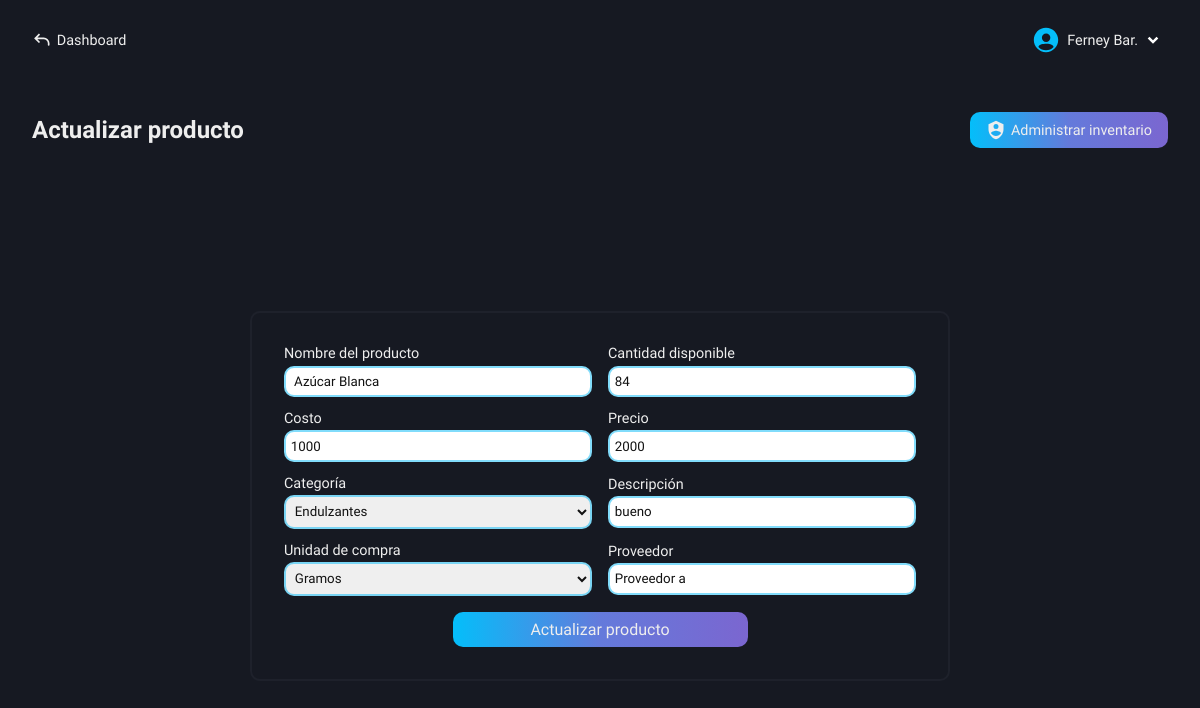
The page /roles/store/inventory/functions/get-data.php?id=22 (signed in) on the database as committed earlier.
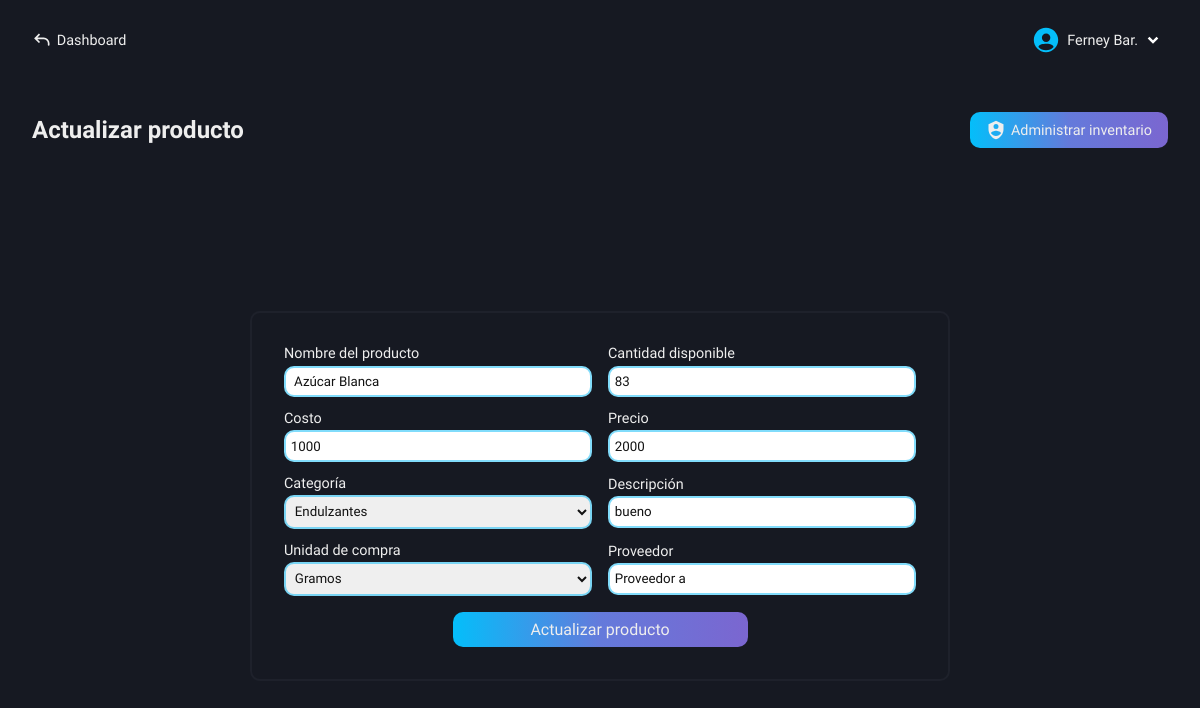
The same page on the database as committed later.
### tables this page shows
CREATE TABLE `inventory_products` (
  `id` int(11) NOT NULL AUTO_INCREMENT,
  `id_category` int(11) NOT NULL,
  `product_name` varchar(100) NOT NULL,
  `supplier` varchar(100) NOT NULL,
  `purchase_price` decimal(50,0) NOT NULL,
  `sale_price` decimal(50,0) NOT NULL,
  `stock_quantity` int(11) NOT NULL,
  `product_description` varchar(500) NOT NULL,
  `unit_measure` varchar(100) NOT NULL,
  `entry_date` date NOT NULL,
  PRIMARY KEY (`id`)
);

### roles/store/inventory/functions/get-data.php (the view, shortened to what the changed rows need)
<!DOCTYPE html>
<html lang="es">
<head>
    <link rel="stylesheet" href="../../../../css/store/update-products.css">
    <?php
        include("../../../../conexion.php");
        if (isset($_GET['id'])) {
            $id_product = $_GET['id'];
        }
        $queryProduct = "SELECT * FROM inventory_products WHERE id = $id_product";
        $result = mysqli_query($conexion, $queryProduct);
        $row = mysqli_fetch_array($result);
    ?>
</head>
<body>
    <main class="main">
        <section class="update-products-form" id="hidden-modal">
            <div class="update-form">
                <div class="tlt-button">
                    <h2 class="tlt-function">Actualizar producto</h2>
                </div>
                <div class="content-form">
                    <form action="update.php?id=<?php echo $id_product ?>" method="POST" class="form">
                        <div class="alls">
                            <div class="content-labels-inputs">
                                <div class="label-input">
                                    <label for="name-product">Nombre del producto</label>
                                    <input type="text" name="name-product" class="input-form b-col-fcs-val" placeholder="Nombre del producto" value="<?php echo $row['product_name'] ?>" required>
                                </div>
                                <div class="label-input">
                                    <label for="quantity-stock">Cantidad disponible</label>
                                    <input type="text" name="quantity-stock" class="input-form b-col-fcs-val" placeholder="Cantidad disponible" value="<?php echo $row['stock_quantity'] ?>" required>
                                </div>
                            </div>
                            <div class="content-labels-inputs">
                                <div class="label-input">
                                    <label for="purchase-price">Costo</label>
                                    <input type="number" name="purchase-price" class="input-form b-col-fcs-val" placeholder="Precio de compra" value="<?php echo $row['purchase_price'] ?>" required>
                                </div>
                                <div class="label-input">
                                    <label for="sale-price">Precio</label>
                                    <input type="number" name="sale-price" class="input-form b-col-fcs-val" placeholder="Precio de venta" value="<?php echo $row['sale_price'] ?>" required>
                                </div>
                            </div>
                            <div class="content-labels-inputs">
                                <div class="label-input">
                                    <label for="product-description">Descripción</label>
                                    <input type="text" name="product-description" class="input-form b-col-fcs-val" placeholder="Agrega una descripción" value="<?php echo $row['product_description'] ?>" required>
                                </div>
                            </div>
                            <div class="content-labels-inputs">
                                <div class="label-input">
                                    <label for="unit-measure">Unidad de compra</label>
                                    <select name="unit-measure" class="select b-col-fcs-val" required>
                                        <?php
                                            if($row['unit_measure'] == 'Sin unidad'){
                                                echo "<option value='Sin unidad' selected>Sin unidad</option>";
                                                echo "<option value='Unidades'>Unidades</option>";
                                                echo "<option value='Kilos'>Kilos</option>";
                                                echo "<option value='Gramos'>Gramos</option>";
                                                echo "<option value='Miligramos'>Miligramos</option>";
                                                echo "<option value='Onzas'>Onzas</option>";
                                                echo "<option value='Libras'>Libras</option>";
                                                echo "<option value='Litros'>Litros</option>";
                                            } else if($row['unit_measure'] == 'Gramos'){
                                                echo "<option value='Gramos' selected>Gramos</option>";
                                            } else if($row['unit_measure'] == 'Miligramos'){
                                                echo "<option value='Sin unidad'>Sin unidad</option>";
                                                echo "<option value='Unidades'>Unidades</option>";
                                                echo "<option value='Kilos'>Kilos</option>";
                                                echo "<option value='Gramos'>Gramos</option>";
                                                echo "<option value='Miligramos' selected>Miligramos</option>";
                                                echo "<option value='Onzas'>Onzas</option>";
                                                echo "<option value='Libras'>Libras</option>";
                                                echo "<option value='Litros'>Litros</option>";
                                            } else if($row['unit_measure'] == 'Onzas'){
                                                echo "<option value='Sin unidad'>Sin unidad</option>";
                                                echo "<option value='Unidades'>Unidades</option>";
                                                echo "<option value='Kilos'>Kilos</option>";
                                                echo "<option value='Gramos'>Gramos</option>";
                                                echo "<option value='Miligramos'>Miligramos</option>";
                                                echo "<option value='Onzas' selected>Onzas</option>";
                                                echo "<option value='Libras'>Libras</option>";
                                                echo "<option value='Litros'>Litros</option>";
                                            } else if($row['unit_measure'] == 'Libras'){
                                                echo "<option value='Sin unidad'>Sin unidad</option>";
                                                echo "<option value='Unidades'>Unidades</option>";
                                                echo "<option value='Kilos'>Kilos</option>";
                                                echo "<option value='Gramos'>Gramos</option>";
                                                echo "<option value='Miligramos'>Miligramos</option>";
                                                echo "<option value='Onzas'>Onzas</option>";
                                                echo "<option value='Libras' selected>Libras</option>";
                                                echo "<option value='Litros'>Litros</option>";
                                            } else if($row['unit_measure'] == 'Litros'){
                                                echo "<option value='Sin unidad'>Sin unidad</option>";
                                                echo "<option value='Unidades'>Unidades</option>";
                                                echo "<option value='Kilos'>Kilos</option>";
                                                echo "<option value='Gramos'>Gramos</option>";
                                                echo "<option value='Miligramos'>Miligramos</option>";
                                                echo "<option value='Onzas'>Onzas</option>";
                                                echo "<option value='Libras'>Libras</option>";
                                                echo "<option value='Litros' selected>Litros</option>";
                                            }
                                        ?>
                                    </select>
                                </div>
                                <div class="label-input">
                                    <label for="supplier">Proveedor</label>
                                    <input type="text" name="supplier" class="input-form b-col-fcs-val" placeholder="Proveedor" value="<?php echo $row['supplier'] ?>" required>
                                </div>
                            </div>
                        </div>
                    </form>
                </div>
            </div>
        </section>
    </main>
</body>
</html>

Rows that differ between the two databases and show on the page:
changed inventory_products "Azúcar Blanca": quantity-stock "84" → "83"
